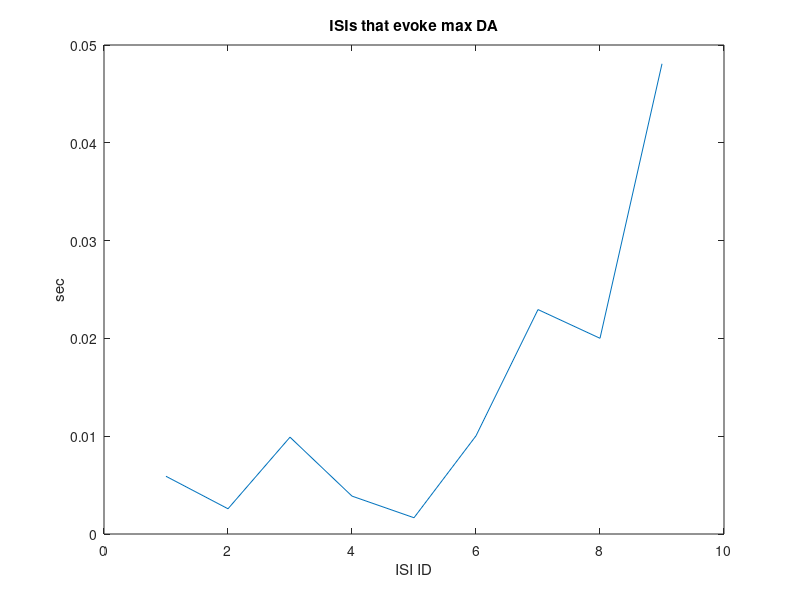

Reproduce this figure in MATLAB. (Note: this script raises an error after producing the figure.)
% A demonstration of how we could, in real time, optimize a sequence
% of pulses to trigger maximal dopamine release.
%
% Assumption: A specific sequence of stim pulses will be optimal for
% maximizing dopamine release.
%
% Approach: Create a sequence of target stim sequences (TGT) stims defined as an ordered sequence of
% inter-stim intervals of length n_pulses. Dopamine release will be maximal
% when the actual stim (STIM) is closest (measured as MSE or some other
% distance measure). This routine searches the high-dimensional inter-stim
% interval space to find the optimal sequences that evoke maximal dopamine
% release. It uses the non-linear fminsearch method.
%
% We could assume that there is only one optimal solution, but this may be
% a very sketchy assumption. As a result, mulitple TGT vectors (rows) can
% be included to see how fminsearch works when there are multiple minima.
%
% ISSUES: sometimes negative ISIs come out of optimization. How do we adapt
% to this? Just set negatives to zero during optimization? 
% May not converge when mulutiple pattenrs - most likely given the max
% operation in the optimization function. A batch optimization procedure
% might work better - run a couple random iterations.
% Another constraint could also limit the ISIs during optimization.
% 

%% Cowen 2020

% Each element of TGT is the delay, in sec, between adjacten stims (sec).
close all
mean_freq = 40; % mean stim frequency.
n_pulses = 10; % number of pulses allowed in each block of stim. Tried 40 pulses and never really converges. 
max_iter = 140;
rng(4); % For replication.
TGT = []; % the targets that will produce the most dopamine
% By having >1 TGT, you make the problem much harder, but probably more
% realistic. If it does fluctuate, then how do we get it to better converge
% on one solution instead of some half-assed middle solution?
%
% since rand averages the .5, that means that the last pulse will 
mx = .5*n_pulses;
TGT(1,:) = rand(1,n_pulses - 1) ; % Random sequences but make last one such that it adds to 1s.
if sum(TGT(1,:)) < mx
    TGT(1,end) = TGT(1,end) + mx-sum(TGT(1,:));
end
TGT(1,:) = TGT(1,:)/mean_freq;

% TGT(2,:) = rand(1,n_pulses - 1) /mean_freq; % Random sequences
% TGT(2,:) = sort(rand(1,n_pulses - 1) /mean_freq); % Random sequences fast to slow.

figure
plot(TGT')
title('ISIs that evoke max DA')
xlabel('ISI ID')
ylabel('sec')


% Starting point.
STIM = rand(1,n_pulses-1)*1/mean_freq;
% optimize
fun = @(x)DA_opt1(x, TGT); % the function to optimze (in this directory) - it determines how much dopamine is released following each stim sequence and returns -1* this.
options = optimset('OutputFcn',{@DA_outfun},'MaxIter', max_iter); % DA_outfun does the nice plot.
% options = optimset('Display','iter','PlotFcns',@optimplotx,'TolX',1e-2,'TolFun',1e-4,'MaxIter',1e3); % optimplotx is awesome - spits out the actaul data.
% options = optimset('Display','iter','PlotFcns',@optimplotx,'MaxIter', 500); % optimplotx is awesome - spits out the actaul data.
figure
[x,fval,exitflag,output] = fminsearch(fun,STIM,options); % note - with a custom outfun you can record the history. You can then tell
figure
clrs = lines(20);

for ii = 1:size(TGT,1)
    subplot(2,size(TGT,1),ii)
    stem(TGT(ii,:),'k')
    ylabel('sec')
    yyaxis right
    stem(x,'r')
    axis tight
    xlabel('ISI ID')
    title(['Pattern ' num2str(ii)])
    subplot(2,Rows(TGT),ii+size(TGT,1))
    t_sec = cumsum(TGT(ii,:));
    act_t_sec = [0 cumsum(x)];

    for jj = 1:length(t_sec)
    plot(t_sec(jj),ii,'.','Color',clrs(jj,:))
    hold on
    plot(act_t_sec(jj),ii,'o','Color',clrs(jj,:))

    end
    xlabel('sec')
    title('Stim sequence')
end
